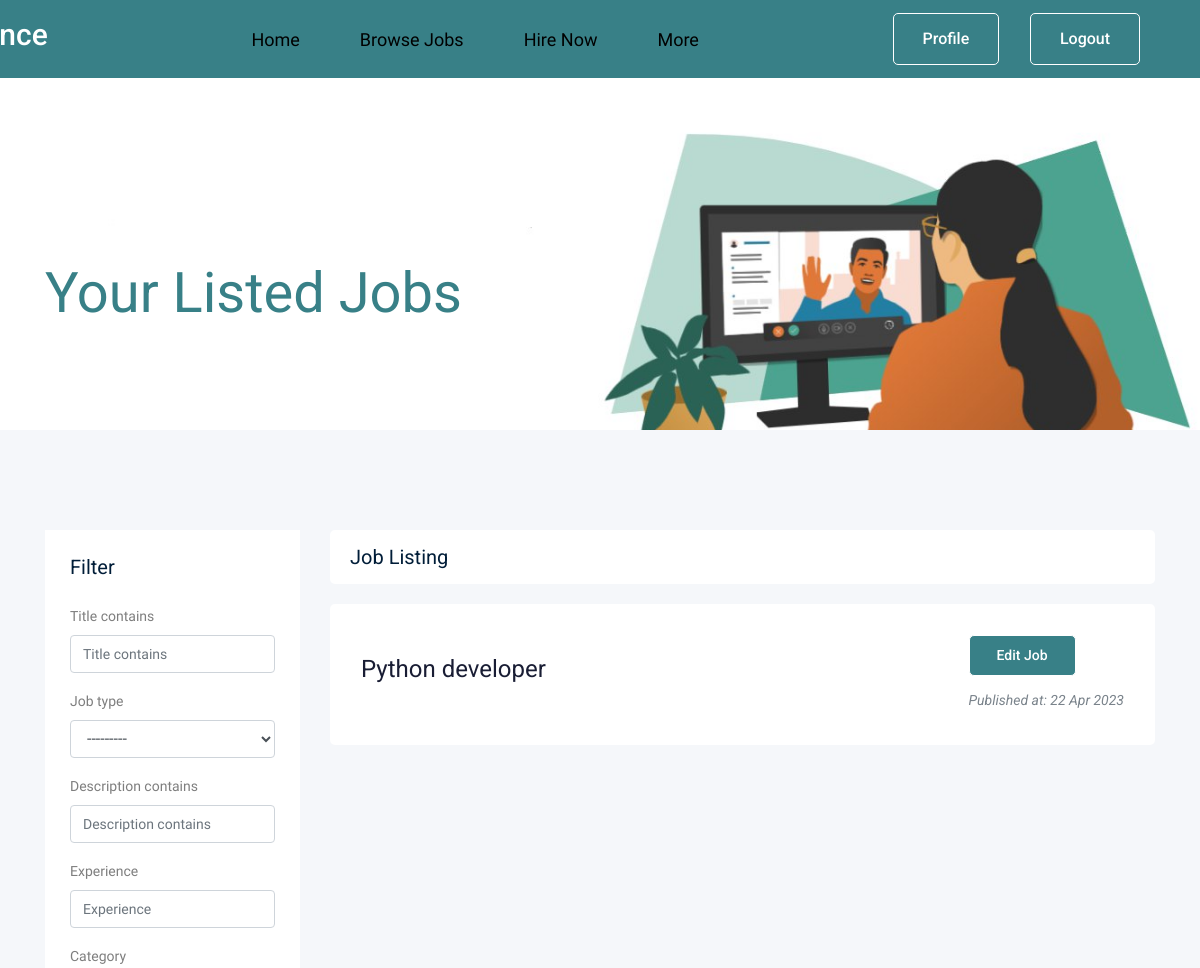
The page /jobs/your_jobs (signed in, upper part) on the database as committed earlier.
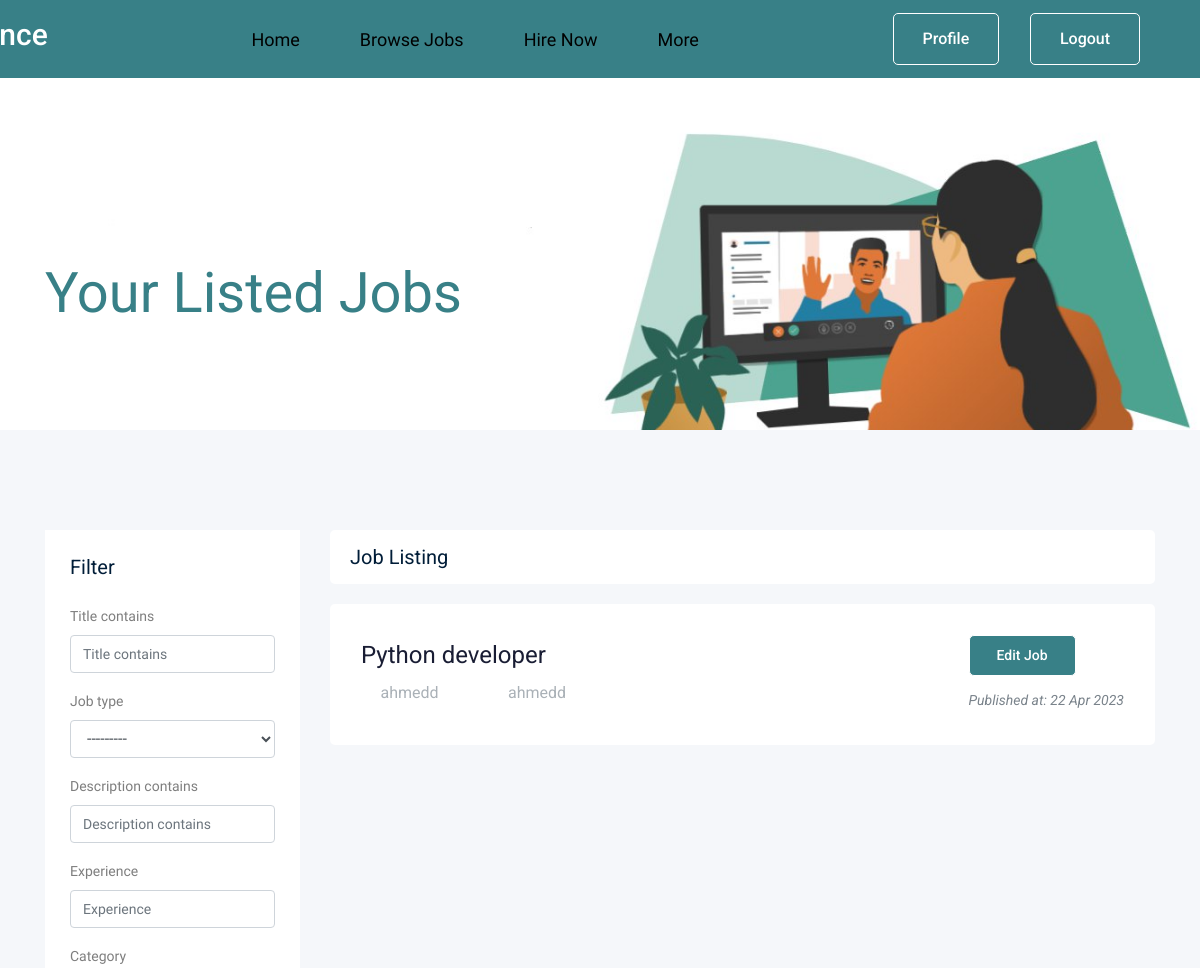
The same page on the database as committed later.
### job/models.py (models this page shows, shortened)
class Job(models.Model):
    owner = models.ForeignKey(
        User, related_name='job_owner', on_delete=models.CASCADE)
    title = models.CharField(max_length=100)
    job_type = models.CharField(max_length=15, choices=JOB_TYPE)
    description = models.TextField(max_length=10000)
    published_at = models.DateTimeField(auto_now=True)
    vacancy = models.IntegerField(default=1)
    salary = models.IntegerField(default=0)
    experience = models.IntegerField(default=0)
    category = models.ForeignKey('Category', on_delete=models.CASCADE)
    country = models.CharField(max_length=15, choices=CURRENT_COUNTRY)
    city = models.CharField(max_length=15, choices=CURRENT_CITY)
    slug = models.SlugField(blank=True, null=True)
    class Meta:
        ordering = ['-id']

class Apply(models.Model):
    job = models.ForeignKey(
        Job, related_name='apply_job', on_delete=models.CASCADE)
    name = models.CharField(max_length=50)
    applicant = models.ForeignKey(Applicant, on_delete=models.CASCADE)
    email = models.EmailField(max_length=100)
    webiste = models.URLField(blank=True)
    cv = models.FileField(upload_to='apply/')
    cover_letter = models.TextField(max_length=500)
    created_at = models.DateTimeField(auto_now=True)

class Applicant(models.Model):
    user = models.OneToOneField(User, on_delete=models.CASCADE)

### job/views.py (the view)
# urls.py: path('your_jobs', views.your_jobs, name='your_jobs'),
@login_required()
def your_jobs(request):
    others = get_profiles()
    jobs_list = Job.objects.filter(owner=request.user)
    applications = Apply.objects.filter(
        job__in=jobs_list).select_related('applicant')
    myfilter = JobFilter(request.GET, queryset=jobs_list)
    jobs_list = myfilter.qs
    paginator = Paginator(jobs_list, 5)  # Show 5 contacts per page.
    page_number = request.GET.get('page')
    page_obj = paginator.get_page(page_number)
    paginator_profiles = Paginator(others, 12)
    page_number_profiles = request.GET.get('page')
    page_obj_profiles = paginator_profiles.get_page(page_number_profiles)
    context = {'jobs': page_obj,
               'forcount': jobs_list,
               'myfilter': myfilter,
               'applications': applications,
               'users': page_obj_profiles,
               }
    return render(request, 'job/your_jobs.html', context)

### job/models.py (called while the page is built)
    def __str__(self):
        return self.name

### job/views.py (called while the page is built)
def get_profiles():
    return Profile.objects.all().annotate(
        average_quality=Avg('rate__RAtingQuality')
    ).order_by('-average_quality', '-id')

### job/templates/job/your_jobs.html (shortened to what the changed rows need)
{% load static %}
{% load bootstrap4 %}
<!doctype html>
<html class="no-js" lang="zxx">
<head>
    <link rel="stylesheet" href="{% static 'css/bootstrap.min.css'%}">
    <link rel="stylesheet" href="{% static 'css/owl.carousel.min.css'%}">
    <link rel="stylesheet" href="{% static 'css/magnific-popup.css'%}">
    <link rel="stylesheet" href="{% static 'css/font-awesome.min.css'%}">
    <link rel="stylesheet" href="{% static 'css/themify-icons.css'%}">
    <link rel="stylesheet" href="{% static 'css/nice-select.css'%}">
    <link rel="stylesheet" href="{% static 'css/flaticon.css'%}">
    <link rel="stylesheet" href="{% static 'css/jquery-ui.css'%}">
    <link rel="stylesheet" href="{% static 'css/gijgo.css'%}">
    <link rel="stylesheet" href="{% static 'css/animate.min.css'%}">
    <link rel="stylesheet" href="{% static 'css/slicknav.css'%}">
    <link rel="stylesheet" href="{% static 'css/adel_search.css'%}">
    <link rel="stylesheet" href="{% static 'css/style.css'%}">
    <link rel="stylesheet" href="{% static 'css/normalize.css' %}">
    <link rel="stylesheet" href="{% static 'css/morsy.css' %}">
    <link rel="stylesheet" href="{% static 'css/morsy.min.css' %}">
</head>
<body>
    <Header>
        <div class="container">
            <a href="{% url 'pages:index' %}" class="logo">
                <h2 style="color: #fff;">Joblance</h2>
            </a>
        </div>
    </Header>
    <main>
        <div class="job_listing_area plus_padding">
            <div class="container">
                <div class="row">
                    <div class="col-lg-9">
                        <div class="job_lists m-0">
                            <div class="row">
                                {% for job in jobs %}
                                <div class="col-lg-12 col-md-12">
                                    <div class="single_jobs white-bg d-flex justify-content-between">
                                        <div class="jobs_left d-flex align-items-center">
                                            <div class="jobs_conetent">
                                                <a href="{% url 'jobs:edit_job' job.id %}">
                                                    <h4>{{job.title}}</h4>
                                                </a>
                                                <div class="links_locat d-flex align-items-center">
                                                    {% for application in applications %}
                                                    {% if application.job == job %}
                                                    {% if forloop.counter < 6 %} <div class="location">
                                                        <a
                                                            href="{% url 'profiles:other' application.applicant.user.id %}">
                                                            <p> <i
                                                                    class="fa-solid fa-pen-nib"></i>{{application.applicant.user}}
                                                            </p>
                                                        </a>
                                                </div>
                                                {% endif %}
                                                {% endif %}
                                                {% endfor %}
                                            </div>
                                        </div>
                                    </div>
                                    <div class="jobs_right">
                                        <div class="apply_now">
                                            <a href="{% url 'jobs:edit_job' job.id %}" class="boxed-btn3">Edit
                                                job</a>
                                        </div>
                                        <div class="date">
                                            <p>Published at: {{job.published_at|date:'d M o'}}</p>
                                        </div>
                                    </div>
                                </div>
                            </div>
                            {% empty %}
                            <p>You have no jobs.</p>
                            {% endfor %}
                        </div>
                    </div>
                </div>
            </div>
        </div>
        </div>
    </main>
</body>
</html>

Rows that differ between the two databases and show on the page:
added Apply: applicant.user "ahmedd"
added Apply: applicant.user "ahmedd"
